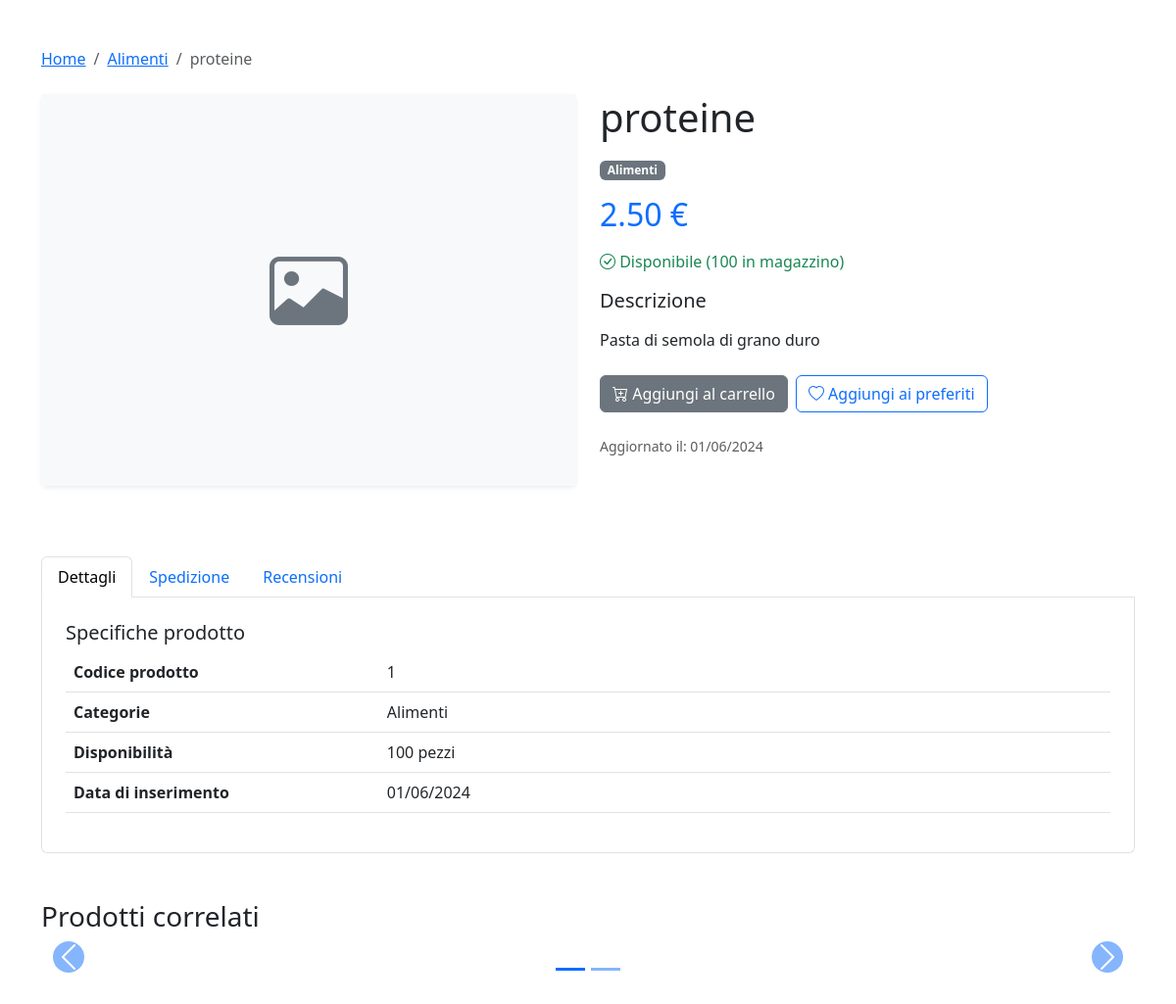
Before: /products/product/1/?source=home with the older database file.
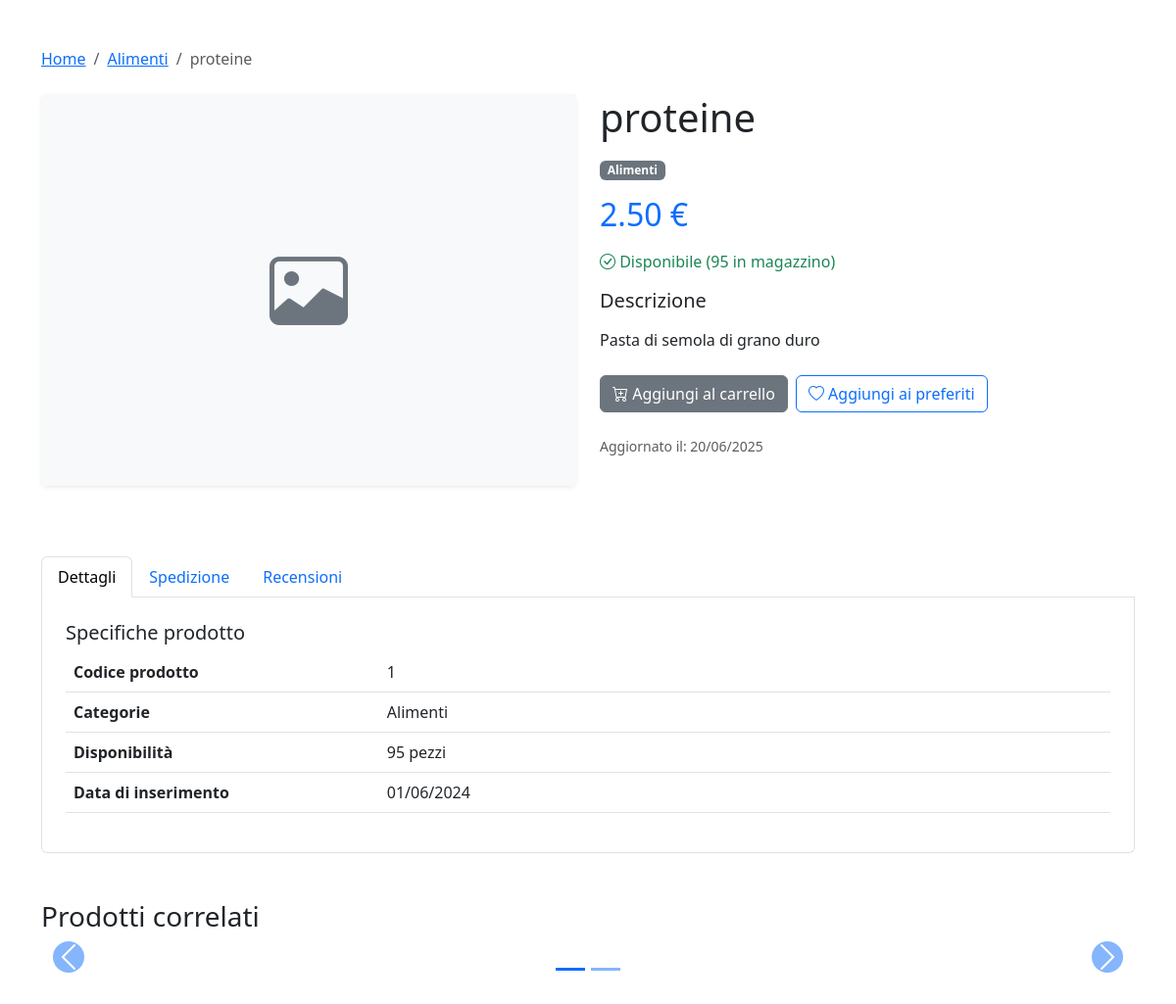
After: the same page with the newer database file.
### products/models.py (models this page shows, shortened)
class Product(models.Model):
    category = models.ManyToManyField(Category)
    name = models.CharField(max_length=200, unique=True)
    description = models.TextField(blank=True)
    price = models.DecimalField(max_digits=10, decimal_places=2)
    stock = models.PositiveIntegerField()
    available = models.BooleanField(default=True)
    created = models.DateTimeField(auto_now_add=True)
    updated = models.DateTimeField(auto_now=True)  #todo: add the user who created the product
    class Meta:
        ordering = ('name',)

### products/views.py (the view)
# urls.py: path('product/<int:product_id>/', product_info, name='product_info'),
def product_info(request, product_id):
    product = Product.objects.get(id=product_id)
    categories = product.category.all()
    name = product.name
    description = product.description
    price = product.price
    stock = product.stock
    related_products = Product.objects.filter(category__in=categories).exclude(id=product_id)[:4]
    source = request.GET.get('source')
    context = {
        'product': product,
        'categories': categories,
        'name': name,
        'description': description,
        'price': price,
        'stock': stock,
        'related_products': related_products,
        'source': source,
    }
    return render(request, 'products/product_info.html', context)

### templates/products/product_info.html (shortened to what the changed rows need)
{% extends "base.html" %}
{% load static %}
{% block content %}
<div class="container py-5">
    <nav aria-label="breadcrumb" class="mb-4">
        <ol class="breadcrumb">
            <li class="breadcrumb-item"><a href="{% url 'core:home' %}">Home</a></li>
            {% if categories.first %}
            <li class="breadcrumb-item"><a href="#">{{ categories.first.get_name_display }}</a></li>
            {% endif %}
            <li class="breadcrumb-item active" aria-current="page">{{ name }}</li>
        </ol>
    </nav>
    <div class="row">
        <div class="col-md-6 mb-4">
            <h1 class="mb-3">{{ name }}</h1>
            <div class="mb-3">
                {% for category in categories %}
                <span class="badge bg-secondary me-1">{{ category.get_name_display }}</span>
                {% endfor %}
            </div>
            <h2 class="text-primary mb-3">{{ price }} €</h2>
            {% if stock > 0 %}
            <p class="text-success mb-3">
                <i class="bi bi-check-circle"></i> Disponibile ({{ stock }} in magazzino)
            </p>
            {% else %}
            <p class="text-danger mb-3">
                <i class="bi bi-x-circle"></i> Non disponibile
            </p>
            {% endif %}
            <div class="mb-4">
                <h5>Descrizione</h5>
                <p>{{ description|linebreaks }}</p>
            </div>
            <div class="d-grid gap-2 d-md-flex">
                {% if stock > 0 and product.available and source == 'user_home_page'%}
                   <form method="POST" action="{% url 'cart:add_cart_item' %}" target="hidden_frame">
                        {% csrf_token %}
                        <input type="hidden" name="product_id" value="{{ product.id }}">
                        <input type="hidden" name="quantity" value="1">
                        <input type="hidden" name="redirect" value="false">
                        <button type="submit" class="btn btn-primary" onclick="showToast()">
                            <i class="bi bi-cart-plus"></i> Aggiungi al carrello
                        </button>
                   </form>
                <button  class="btn btn-outline-primary" type="button">
                    <i class="bi bi-heart"></i> Aggiungi ai preferiti
                </button>
                {% else %}
                <a href="{% url 'users:login' %}" class="btn btn-secondary" type="button" disabled>
                </a>
                <a href="{% url 'users:login' %}" class="btn btn-outline-primary" type="button">
                </a>
                {% endif %}
            </div>
            <div class="position-fixed bottom-0 end-0 p-3" style="z-index: 11">
            </div>
            <div class="mt-4">
                <p class="text-muted small">Aggiornato il: {{ product.updated|date:"d/m/Y" }}</p>
            </div>
        </div>
    </div>
    <div class="row mt-5">
        <div class="col-12">
            <div class="tab-content p-4 border border-top-0 rounded-bottom" id="productTabsContent">
                <div class="tab-pane fade show active" id="details" role="tabpanel" aria-labelledby="details-tab">
                    <table class="table">
                        <tbody>
                            <tr>
                                <th scope="row" style="width: 30%;">Codice prodotto</th>
                                <td>{{ product.id }}</td>
                            </tr>
                            <tr>
                                <th scope="row">Categorie</th>
                            </tr>
                            <tr>
                                <th scope="row">Disponibilità</th>
                                <td>{{ stock }} pezzi</td>
                            </tr>
                            <tr>
                                <th scope="row">Data di inserimento</th>
                                <td>{{ product.created|date:"d/m/Y" }}</td>
                            </tr>
                        </tbody>
                    </table>
                </div>
            </div>
        </div>
    </div>
</div>
{% endblock %}

Changed rows visible on the page:
changed Product "proteine": updated "01/06/2024" → "20/06/2025"
Other visible differences:
{{ stock }}: "100" → "95"
